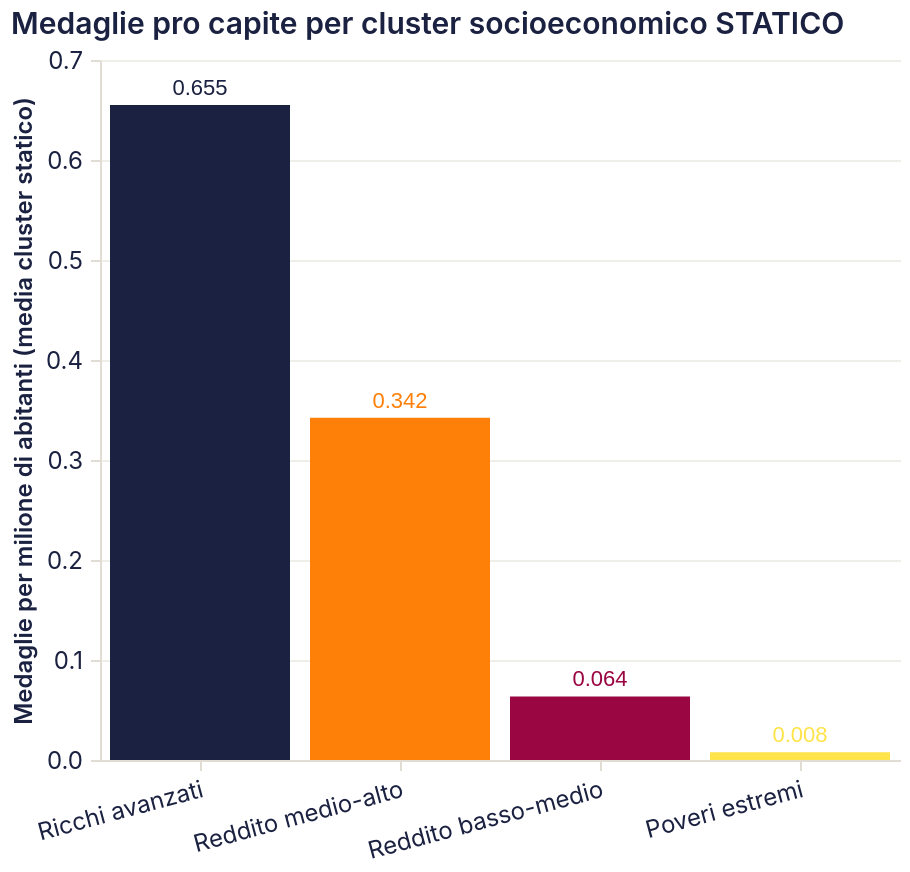

The Vega-Lite source for this figure:
### Vega-Lite specification from a JSON file in a GitHub repository (floating-point values rounded to 4 significant figures)
{"$schema": "https://vega.github.io/schema/vega-lite/v5.20.1.json", "config": {"arc": {"fill": "#1b2140"}, "area": {"fill": "#1b2140", "fillOpacity": 0.15, "line": true}, "axis": {"domainColor": "#e2ddd4", "grid": true, "gridColor": "#e2ddd4", "gridWidth": 0.6, "labelAngle": 0, "labelColor": "#1b2140", "labelFont": "Inter, system-ui, -apple-system, BlinkMacSystemFont, 'Segoe UI', Roboto, sans-serif", "labelFontSize": 12, "labelFontWeight": 400, "labelPadding": 4, "tickColor": "#e2ddd4", "tickSize": 5, "titleColor": "#1b2140", "titleFont": "Inter, system-ui, -apple-system, BlinkMacSystemFont, 'Segoe UI', Roboto, sans-serif", "titleFontSize": 12, "titleFontWeight": 600}, "axisBand": {"grid": false}, "background": "transparent", "bar": {"fill": "#1b2140"}, "legend": {"labelColor": "#1b2140", "labelFont": "Inter, system-ui, -apple-system, BlinkMacSystemFont, 'Segoe UI', Roboto, sans-serif", "labelFontSize": 11, "padding": 4, "symbolType": "circle", "titleColor": "#1b2140", "titleFont": "Inter, system-ui, -apple-system, BlinkMacSystemFont, 'Segoe UI', Roboto, sans-serif", "titleFontSize": 12}, "line": {"stroke": "#1b2140", "strokeWidth": 2}, "mark": {"color": "#1b2140"}, "path": {"stroke": "#1b2140"}, "point": {"fill": "#1b2140", "filled": true}, "range": {"category": ["#1b2140", "#ff8009", "#9a0641", "#ffe34a", "#e7b6af", "#0088b0", "#e03830"]}, "rect": {"fill": "#1b2140"}, "shape": {"stroke": "#1b2140"}, "symbol": {"fill": "#1b2140"}, "title": {"anchor": "start", "color": "#1b2140", "font": "Inter, system-ui, -apple-system, BlinkMacSystemFont, 'Segoe UI', Roboto, sans-serif", "fontSize": 15, "fontWeight": 600, "subtitleColor": "#1b2140", "subtitleFont": "Inter, system-ui, -apple-system, BlinkMacSystemFont, 'Segoe UI', Roboto, sans-serif"}, "view": {"continuousHeight": 300, "continuousWidth": 400, "fill": null, "stroke": null}}, "data": {"name": "data-0658b289201bd254ce74444e1d993f60"}, "datasets": {"data-0658b289201bd254ce74444e1d993f60": [{"cluster_label": "Ricchi avanzati", "medals_per_million": 0.655}, {"cluster_label": "Reddito medio-alto", "medals_per_million": 0.3422}, {"cluster_label": "Reddito basso-medio", "medals_per_million": 0.06357}, {"cluster_label": "Poveri estremi", "medals_per_million": 0.007711}]}, "height": 350, "layer": [{"encoding": {"color": {"field": "cluster_label", "legend": null, "sort": ["Ricchi avanzati", "Reddito medio-alto", "Reddito basso-medio", "Poveri estremi"], "type": "nominal"}, "tooltip": [{"field": "cluster_label", "title": "Cluster", "type": "nominal"}, {"field": "medals_per_million", "format": ".3f", "title": "Medaglie/milione", "type": "quantitative"}], "x": {"axis": {"labelAngle": -15}, "field": "cluster_label", "sort": ["Ricchi avanzati", "Reddito medio-alto", "Reddito basso-medio", "Poveri estremi"], "title": "", "type": "nominal"}, "y": {"field": "medals_per_million", "title": "Medaglie per milione di abitanti (media cluster statico)", "type": "quantitative"}}, "mark": {"type": "bar"}}, {"encoding": {"color": {"field": "cluster_label", "legend": null, "sort": ["Ricchi avanzati", "Reddito medio-alto", "Reddito basso-medio", "Poveri estremi"], "type": "nominal"}, "text": {"field": "medals_per_million", "format": ".3f", "type": "quantitative"}, "tooltip": [{"field": "cluster_label", "title": "Cluster", "type": "nominal"}, {"field": "medals_per_million", "format": ".3f", "title": "Medaglie/milione", "type": "quantitative"}], "x": {"axis": {"labelAngle": -15}, "field": "cluster_label", "sort": ["Ricchi avanzati", "Reddito medio-alto", "Reddito basso-medio", "Poveri estremi"], "title": "", "type": "nominal"}, "y": {"field": "medals_per_million", "title": "Medaglie per milione di abitanti (media cluster statico)", "type": "quantitative"}}, "mark": {"dy": -8, "type": "text"}}], "title": "Medaglie pro capite per cluster socioeconomico STATICO", "width": 400}
